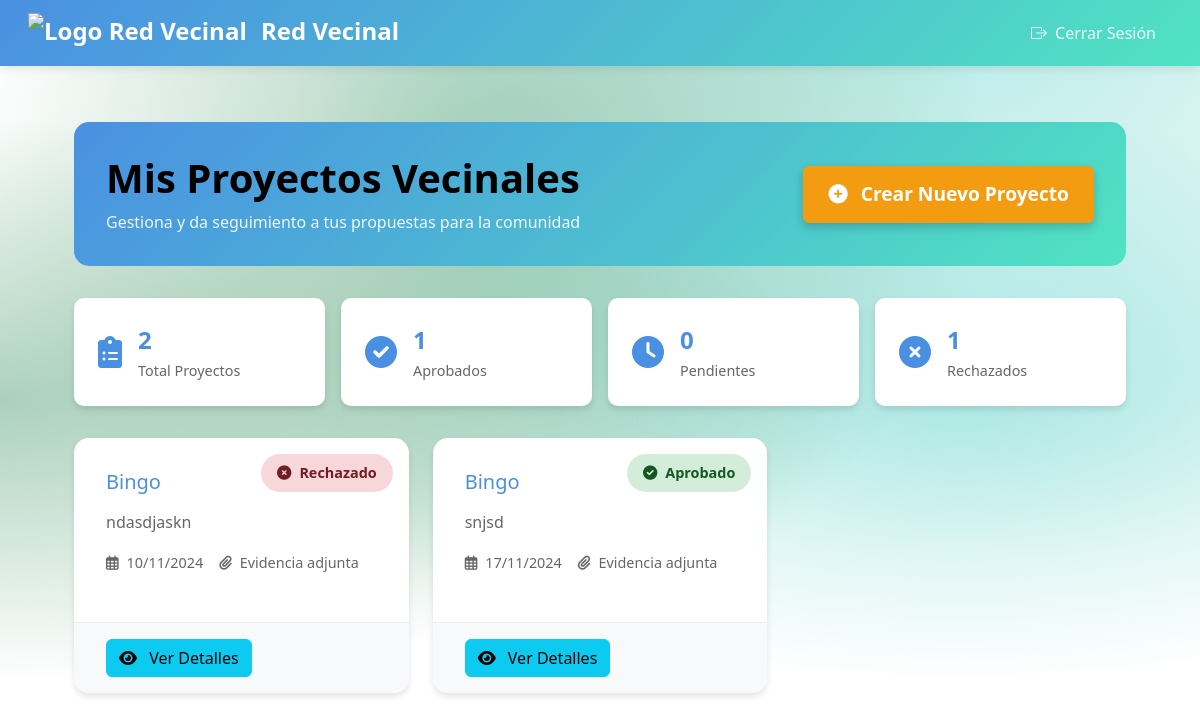
Before: /proyectos/mis-proyectos/ (signed in) with the older database file.
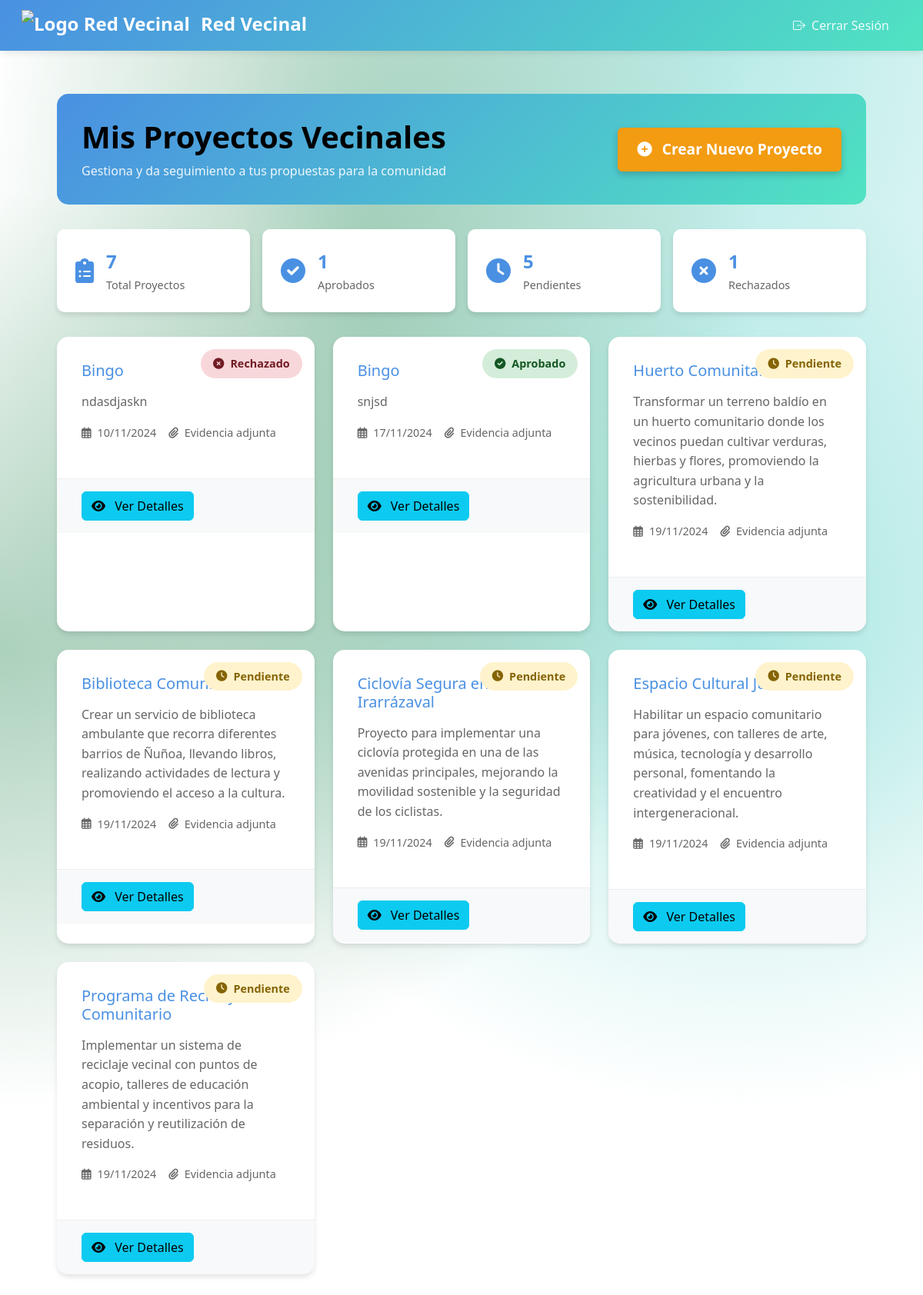
After: the same page with the newer database file.
### junta_vecinos/models.py (models this page shows, shortened)
class ProyectoVecinal(models.Model):
    ESTADO_CHOICES = [
        ('pendiente', 'Pendiente'),
        ('aprobado', 'Aprobado'),
        ('rechazado', 'Rechazado'),
    ]
    vecino = models.ForeignKey(Vecino, on_delete=models.CASCADE)
    propuesta = models.CharField(max_length=255)  # Cambiado de titulo a propuesta
    descripcion = models.TextField()
    fecha_postulacion = models.DateField(auto_now_add=True)
    estado = models.CharField(max_length=10, choices=ESTADO_CHOICES, default='pendiente')
    evidencia = models.ImageField(upload_to='evidencias/', blank=True, null=True)  # Campo evidencia
    razon_rechazo = models.TextField(null=True, blank=True)

### junta_vecinos/views.py (the view)
# urls.py: path('proyectos/mis-proyectos/', views.mis_proyectos, name='mis_proyectos'),
@login_required
def mis_proyectos(request):
    try:
        vecino = request.user.vecino
        proyectos = ProyectoVecinal.objects.filter(vecino=vecino)
        total_proyectos = proyectos.count()
        proyectos_aprobados = proyectos.filter(estado='aprobado').count()
        proyectos_pendientes = proyectos.filter(estado='pendiente').count()
        proyectos_rechazados = proyectos.filter(estado='rechazado').count()
        context = {
            'proyectos': proyectos,
            'total_proyectos': total_proyectos,
            'proyectos_aprobados': proyectos_aprobados,
            'proyectos_pendientes': proyectos_pendientes,
            'proyectos_rechazados': proyectos_rechazados
        }
        return render(request, 'junta_vecinos/mis_proyectos.html', context)
    except Vecino.DoesNotExist:
        messages.error(request, "Debes estar registrado como vecino para ver proyectos.")
        return redirect('index')

### junta_vecinos/templates/junta_vecinos/mis_proyectos.html (shortened to what this page needs)
{% extends 'junta_vecinos/base.html' %}
{% block content %}
<div class="projects-container">
    <div class="projects-header">
        <div class="header-content">
            <h2 class="main-title">Mis Proyectos Vecinales</h2>
            <p class="subtitle">Gestiona y da seguimiento a tus propuestas para la comunidad</p>
        </div>
        <a href="{% url 'crear_proyecto' %}" class="btn btn-primary create-project-btn">
            <i class="fas fa-plus-circle me-2"></i>
            Crear Nuevo Proyecto
        </a>
    </div>
    <div class="stats-section">
        <div class="stat-card">
            <div class="stat-icon">
                <i class="fas fa-clipboard-list"></i>
            </div>
            <div class="stat-info">
                <span class="stat-value">{{ total_proyectos }}</span>
                <span class="stat-label">Total Proyectos</span>
            </div>
        </div>
        <div class="stat-card">
            <div class="stat-icon">
                <i class="fas fa-check-circle"></i>
            </div>
            <div class="stat-info">
                <span class="stat-value">{{ proyectos_aprobados }}</span>
                <span class="stat-label">Aprobados</span>
            </div>
        </div>
        <div class="stat-card">
            <div class="stat-icon">
                <i class="fas fa-clock"></i>
            </div>
            <div class="stat-info">
                <span class="stat-value">{{ proyectos_pendientes }}</span>
                <span class="stat-label">Pendientes</span>
            </div>
        </div>
        <div class="stat-card">
            <div class="stat-icon">
                <i class="fas fa-times-circle"></i>
            </div>
            <div class="stat-info">
                <span class="stat-value">{{ proyectos_rechazados }}</span>
                <span class="stat-label">Rechazados</span>
            </div>
        </div>
    </div>
    <div class="projects-grid">
        {% for proyecto in proyectos %}
        <div class="project-card" data-estado="{{ proyecto.estado }}">
            <div class="project-status {{ proyecto.estado }}">
                <i class="fas fa-{% if proyecto.estado == 'aprobado' %}check-circle{% elif proyecto.estado == 'rechazado' %}times-circle{% else %}clock{% endif %}"></i>
                {{ proyecto.get_estado_display }}
            </div>
            <div class="project-content">
                <h3 class="project-title">{{ proyecto.propuesta }}</h3>
                <p class="project-description">{{ proyecto.descripcion|truncatewords:30 }}</p>
                <div class="project-meta">
                    <span class="meta-item">
                        <i class="far fa-calendar-alt"></i>
                        {{ proyecto.fecha_postulacion|date:"d/m/Y" }}
                    </span>
                    {% if proyecto.evidencia %}
                    <span class="meta-item">
                        <i class="fas fa-paperclip"></i>
                        Evidencia adjunta
                    </span>
                    {% endif %}
                </div>
            </div>
            <div class="project-actions">
                <a href="{% url 'detalle_proyecto' proyecto.id %}" class="btn btn-info">
                    <i class="fas fa-eye me-2"></i>
                    Ver Detalles
                </a>
            </div>
        </div>
        {% endfor %}
    </div>
</div>
{% endblock %}

Changed rows visible on the page:
added ProyectoVecinal: estado "Pendiente", propuesta "Huerto Comunitario Urbano", descripcion "Transformar un terreno baldío en un huerto comunitario donde los vecinos puedan cultivar verduras, hierbas y flores, promoviendo la agricultura urbana y la sostenibilidad.", fecha_postulacion "19/11/2024", shows "Evidencia adjunta"
added ProyectoVecinal: estado "Pendiente", propuesta "Biblioteca Comunitaria Móvil", descripcion "Crear un servicio de biblioteca ambulante que recorra diferentes barrios de Ñuñoa, llevando libros, realizando actividades de lectura y promoviendo el acceso a la cultura.", fecha_postulacion "19/11/2024", shows "Evidencia adjunta"
added ProyectoVecinal: estado "Pendiente", propuesta "Ciclovía Segura en Av. Irarrázaval", descripcion "Proyecto para implementar una ciclovía protegida en una de las avenidas principales, mejorando la movilidad sostenible y la seguridad de los ciclistas.", fecha_postulacion "19/11/2024", shows "Evidencia adjunta"
added ProyectoVecinal: estado "Pendiente", propuesta "Espacio Cultural Juvenil", descripcion "Habilitar un espacio comunitario para jóvenes, con talleres de arte, música, tecnología y desarrollo personal, fomentando la creatividad y el encuentro intergeneracional.", fecha_postulacion "19/11/2024", shows "Evidencia adjunta"
added ProyectoVecinal: estado "Pendiente", propuesta "Programa de Reciclaje Comunitario", descripcion "Implementar un sistema de reciclaje vecinal con puntos de acopio, talleres de educación ambiental y incentivos para la separación y reutilización de residuos.", fecha_postulacion "19/11/2024", shows "Evidencia adjunta"
Other visible differences:
{{ total_proyectos }}: "2" → "7"
{{ proyectos_pendientes }}: "0" → "5"
